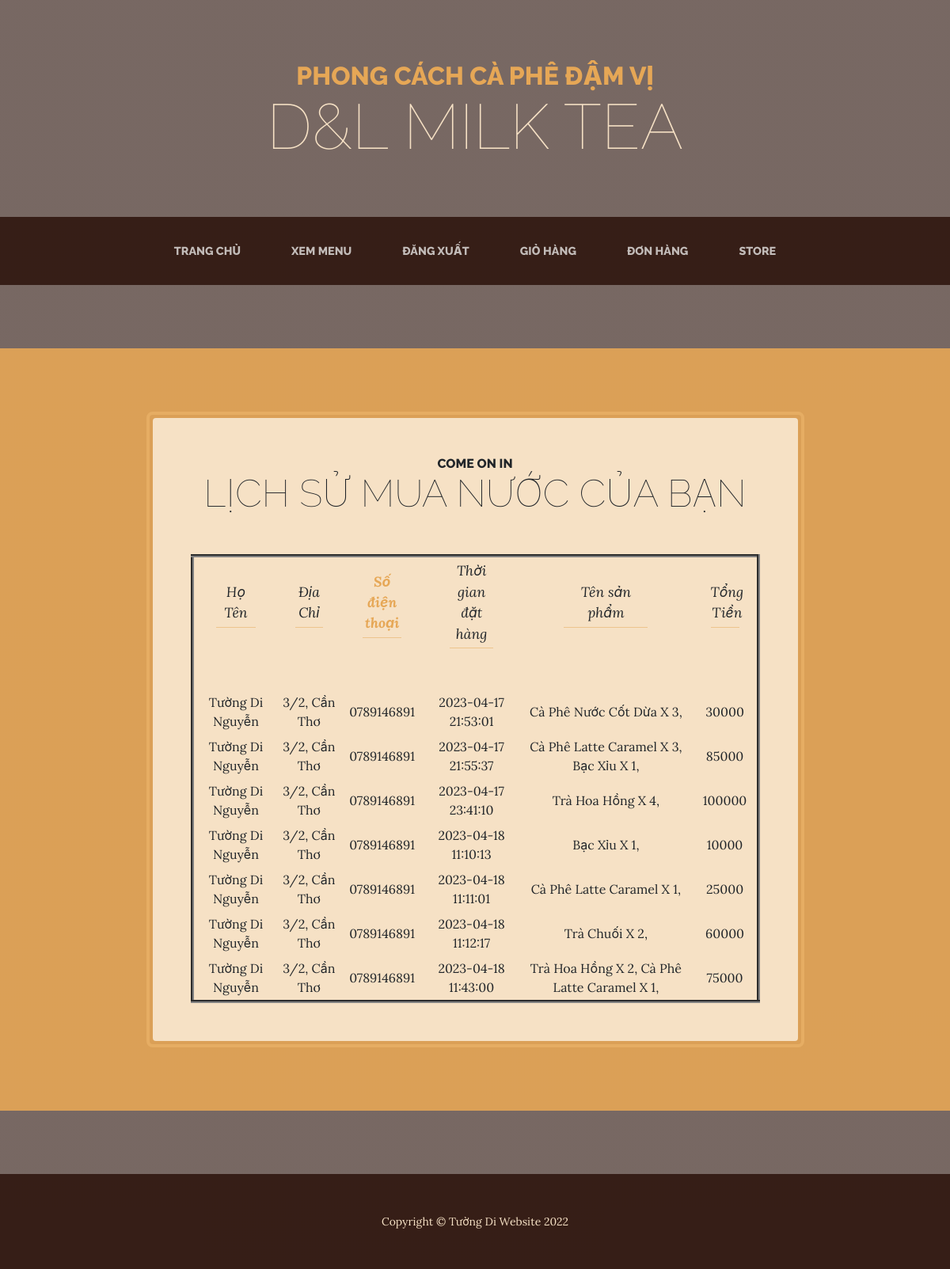
The page /DonHang.php (signed in) on the database its author committed.
### tables this page shows
CREATE TABLE `users` (
  `id` int(11) NOT NULL,
  `username` varchar(50) NOT NULL,
  `password` varchar(50) NOT NULL,
  `name` varchar(100) NOT NULL,
  `email` varchar(100) NOT NULL,
  `address` varchar(100) NOT NULL,
  `phone_number` varchar(20) NOT NULL,
  `vaitro` int(11) NOT NULL
);

CREATE TABLE `oders` (
  `order_id` int(11) NOT NULL,
  `user_id` int(11) NOT NULL,
  `order_date` datetime NOT NULL,
  `total_price` decimal(10,0) NOT NULL
);

CREATE TABLE `order_items` (
  `item_id` int(11) NOT NULL,
  `order_id` int(11) NOT NULL,
  `product_id` int(11) NOT NULL,
  `quantity` int(11) NOT NULL,
  `item_price` decimal(10,0) NOT NULL
);

CREATE TABLE `products` (
  `product_id` int(11) NOT NULL,
  `product_name` varchar(100) NOT NULL,
  `price` decimal(10,0) NOT NULL,
  `description` varchar(300) NOT NULL,
  `image_url` varchar(100) NOT NULL
);

### DonHang.php (the view, shortened to what this page needs)
<!DOCTYPE html>
<html lang="en">
    <head>
        <link href="css/styles.css" rel="stylesheet" />
    </head>
    <body>
        <header>
            <h1 class="site-heading text-center text-faded d-none d-lg-block">
                <span class="site-heading-upper text-primary mb-3">Phong Cách Cà Phê Đậm Vị</span>
                <span class="site-heading-lower">D&L Milk Tea</span>
            </h1>
        </header>
        <nav class="navbar navbar-expand-lg navbar-dark py-lg-4" id="mainNav">
            <div class="container">
                <div class="collapse navbar-collapse" id="navbarSupportedContent">
                    <ul class="navbar-nav mx-auto">
                    <li class="nav-item px-lg-4"><a class="nav-link text-uppercase" href="index.php">Trang Chủ</a></li>
                        <li class="nav-item px-lg-4"><a class="nav-link text-uppercase" href="Menu.php">Xem Menu</a></li>
                        <li class="nav-item px-lg-4"><a class="nav-link text-uppercase" href="DangXuat.php">Đăng Xuất</a></li>
                        <li class="nav-item px-lg-4"><a class="nav-link text-uppercase" href="GioHang.php">Giỏ Hàng</a></li>
                        <li class="nav-item px-lg-4"><a class="nav-link text-uppercase" href="DonHang.php">Đơn Hàng</a></li>
                        <li class="nav-item px-lg-4"><a class="nav-link text-uppercase" href="store.html">Store</a></li>
                    </ul>
                </div>
            </div>
        </nav>
        <?php
            if(!isset($_SESSION['id'])){
                header('location: DangNhap.html');
            }
            else{
                $idtv = $_SESSION['id'];
                require 'KetNoiB1.php';
                mysqli_set_charset($con, 'UTF8');
                $sql = "SELECT o.*, SUM(oi.item_price) AS total_amount
                        FROM oders o
                        JOIN order_items oi ON o.order_id = oi.order_id
                        GROUP BY o.order_id";
                $result = $con->query($sql);
                echo "
                    <section class='page-section cta'>
                        <div class='container'>
                            <div class='row'>
                                <div class='col-xl-9 mx-auto'>
                                    <div class='cta-inner bg-faded text-center rounded'>
                                    <h2 class='section-heading mb-5'>
                                        <span class='section-heading-upper'>Come On In</span>
                                        <span class='section-heading-lower'>Lịch sử mua nước của bạn</span>
                                    </h2>
                                    <table border = '4' cellpadding = '4' cellspacing = '4'>
                                        <tr>
                                            <td>
                                                <ul class='list-unstyled list-hours mb-5 text-left mx-auto'>
                                                    <li class='list-unstyled-item list-hours-item d-flex'>
                                                        <span class='ms-auto'>Họ Tên</span>
                                                    </li>
                                                </ul>
                                            </td>
                                            <td>
                                                <ul class='list-unstyled list-hours mb-5 text-left mx-auto'>
                                                    <li class='list-unstyled-item list-hours-item d-flex'>
                                                        <span class='ms-auto'>Địa Chỉ</span>
                                                    </li>
                                                </ul>
                                            </td>
                                            <td>
                                                <ul class='list-unstyled list-hours mb-5 text-left mx-auto'>
                                                    <li class='list-unstyled-item list-hours-item d-flex'>
                                                        <span class='ms-auto'>Số điện thoại</span>
                                                    </li>
                                                </ul>
                                            </td>
                                            <td>
                                            <ul class='list-unstyled list-hours mb-5 text-left mx-auto'>
                                                    <li class='list-unstyled-item list-hours-item d-flex'>
                                                        <span class='ms-auto'>Thời gian đặt hàng</span>
                                                    </li>
                                                </ul>
                                            </td>
                                            <td>
                                            <ul class='list-unstyled list-hours mb-5 text-left mx-auto'>
                                                    <li class='list-unstyled-item list-hours-item d-flex'>
                                                        <span class='ms-auto'>Tên sản phẩm</span>
                                                    </li>
                                                </ul>
                                            </td>
                                            <td>
                                            <ul class='list-unstyled list-hours mb-5 text-left mx-auto'>
                                                    <li class='list-unstyled-item list-hours-item d-flex'>
                                                        <span class='ms-auto'>Tổng Tiền</span>
                                                    </li>
                                                </ul>
                                            </td>
                                        </tr> ";
                                        while($row = $result->fetch_assoc()){
                                            if($row['user_id'] == $idtv){
                                                $sql2 = "SELECT * FROM users WHERE id = '$idtv' ";
                                                $result2 = $con->query($sql2);
                                                while($row2 = $result2->fetch_assoc()){
                                                    echo "
                                                    <tr>
                                                        <td>
                                                            ".$row2['name']."<br>
                                                        </td>
                                                        <td>
                                                            ".$row2['address']."<br>
                                                        </td>
                                                        <td>
                                                            ".$row2['phone_number']."<br>
                                                        </td>
                                                        <td>
                                                            ".$row['order_date']."<br>
                                                        </td> ";
                                                        $order_id = $row['order_id'];
                                                        $sql3 = "SELECT * FROM order_items WHERE order_id = '$order_id' ";
                                                        $result3 = $con->query($sql3);
                                                        echo "<td>";
                                                        while($row3 = $result3->fetch_assoc()){
                                                            $product_id = $row3['product_id'];
                                                            $sql4 = "SELECT * FROM products WHERE product_id = '$product_id' ";
                                                            $result4 = $con->query($sql4);
                                                            $row4 = $result4->fetch_assoc();
                                                            echo"
                                                            ".$row4['product_name']." X ".$row3['quantity'].",";
                                                        }
                                                        echo"
                                                        </td>
                                                        <td>
                                                            ".$row['total_price']."<br>
                                                        </td>
                                                    </tr> ";
                                                }
                                            }
                                        }
                                        echo"
                                    </table>
                                    </div>
                                </div>
                            </div>
                        </div>
                    </section>
                ";
            }
        ?>
        <footer class="footer text-faded text-center py-5">
            <div class="container"><p class="m-0 small">Copyright &copy; Tường Di Website 2022</p></div>
        </footer>
    </body>
</html>

### rows shown on the page
oders: order_date "2023-04-17 21:53:01", total_price "30000"
users: name "Tường Di Nguyễn", address "3/2, Cần Thơ", phone_number "0789146891"
order_items: product.product_name "Cà Phê Nước Cốt Dừa", quantity "3"
oders: order_date "2023-04-17 21:55:37", total_price "85000"
order_items: product.product_name "Cà Phê Latte Caramel", quantity "3"
order_items: product.product_name "Bạc Xỉu", quantity "1"
oders: order_date "2023-04-17 23:41:10", total_price "100000"
order_items: product.product_name "Trà Hoa Hồng", quantity "4"
oders: order_date "2023-04-18 11:10:13", total_price "10000"
order_items: product.product_name "Bạc Xỉu", quantity "1"
oders: order_date "2023-04-18 11:11:01", total_price "25000"
order_items: product.product_name "Cà Phê Latte Caramel", quantity "1"
oders: order_date "2023-04-18 11:12:17", total_price "60000"
order_items: product.product_name "Trà Chuối", quantity "2"
oders: order_date "2023-04-18 11:43:00", total_price "75000"
order_items: product.product_name "Trà Hoa Hồng", quantity "2"
order_items: product.product_name "Cà Phê Latte Caramel", quantity "1"
